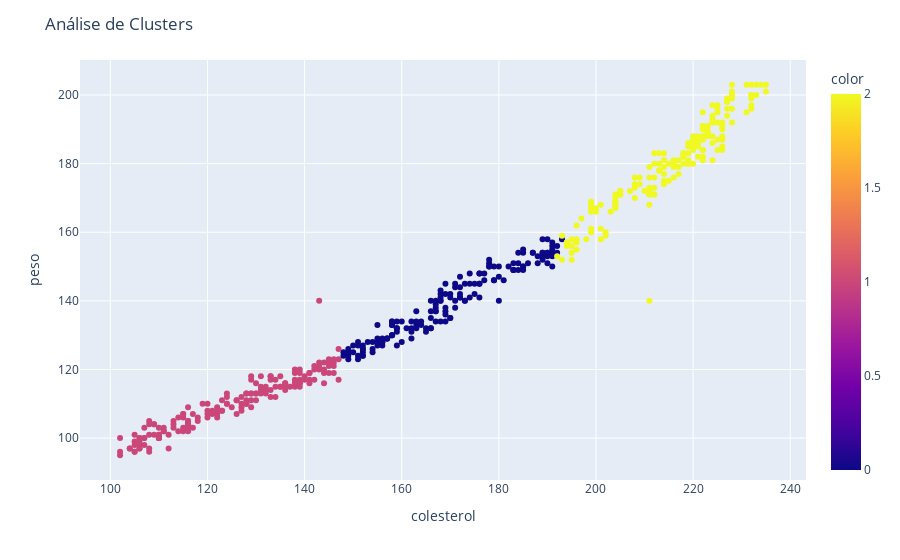

Notebook code for this chart:
### Markdown cell above
# Segmentando os clientes baseado na análise dos clusters

Agora vamos analisar os dados dos clusters referente aos atributos peso e colesterol e atribuir nomes que representam aquele agrupamento.

Vamos agrupar  em 3 tipos:


Alto risco: Peso e colesterol altos

Baixo risco: Baixo peso e colesterol baixo

Moderado risco: peso e colesterol medianos

### Code cell
x = 'colesterol'
y = 'peso'

plotar_grafico(base_completa[x], base_completa[y], x, y)

### Figure 1 — Plotly figure (JSON) as saved in the notebook; plotly's stock layout.template omitted (floating-point values rounded to 4 significant figures; data arrays with more than 128 entries replaced by an {"elided": "..."} marker saying what was removed)
{"data": [{"hovertemplate": "x=%{x}<br>y=%{y}<br>color=%{marker.color}<extra></extra>", "legendgroup": "", "marker": {"color": {"elided": "502 int values"}, "coloraxis": "coloraxis", "symbol": "circle"}, "mode": "markers", "name": "", "orientation": "v", "showlegend": false, "type": "scatter", "x": {"elided": "502 int values"}, "xaxis": "x", "y": {"elided": "502 int values"}, "yaxis": "y"}], "layout": {"coloraxis": {"colorbar": {"title": {"text": "color"}}, "colorscale": [[0, "#0d0887"], [0.1111, "#46039f"], [0.2222, "#7201a8"], [0.3333, "#9c179e"], [0.4444, "#bd3786"], [0.5556, "#d8576b"], [0.6667, "#ed7953"], [0.7778, "#fb9f3a"], [0.8889, "#fdca26"], [1, "#f0f921"]]}, "legend": {"tracegroupgap": 0}, "margin": {"t": 60}, "title": {"text": "Análise de Clusters"}, "xaxis": {"anchor": "y", "domain": [0, 1], "title": {"text": "colesterol"}}, "yaxis": {"anchor": "x", "domain": [0, 1], "title": {"text": "peso"}}}}
